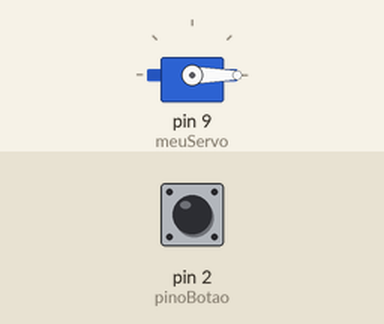
Simulated run of this sketch. Board: Arduino Uno, built with avr-gcc and run on an emulated ATmega328P. On the bench: servo. The test bench sets the inputs (shaded band); at power-on: pin 2 (pinoBotao) HIGH. What the sketch prints to the serial monitor is not drawn.

Above: at 1.2 s.
1.3 s: pin 2 (pinoBotao) pulled LOW for 0.15 s
At 2.3 s:
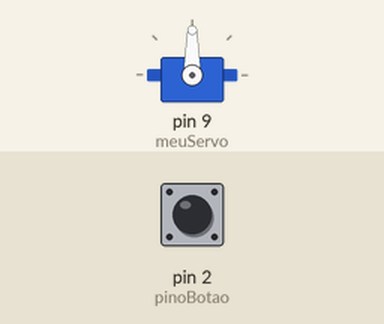
Timing chart, 0 to 7.8 s (numbered marks = the images above; inputs shaded):
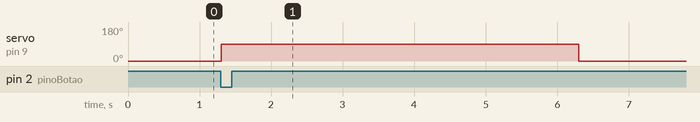

The sketch:

atv2.ino
```cpp
// Exercício 2: Sistema de cancela com botão e servo motor
// Enunciado:
// Monte um sistema utilizando um botão e um servo motor que simule a cancela de um
// estacionamento. O servo deve iniciar com ângulo em 0 graus. Ao pressionar o botão, o ângulo do
// servo deve ir para 90 graus, aguardar 5 segundos e retornar à posição inicial. No monitor serial,
// deve ser exibida a quantidade de vezes que o servo foi acionado.
// Resposta e Explicação:
// Explicação do circuito:
// - Conecte um botão momentâneo entre o pino digital 2 e o GND.
// - Use um resistor pull-up interno no código para evitar flutuação.
// - Conecte o fio de sinal do servo ao pino digital 9 (PWM).
// - Conecte o fio de alimentação do servo ao 5V e o fio de terra ao GND.
// Explicação do código:
// - Utiliza a biblioteca Servo para controlar o servo.
// - Inicializa a variável contagemAcionamentos em zero.
// - No loop, verifica se o botão foi pressionado (estado LOW com pull-up).
// - Ao detectar a pressão, incrementa contagemAcionamentos, move o servo para 90 graus, aguarda
// 5 segundos, retorna a 0 graus e exibe no Serial a contagem.
// Código Exemplo:

#include <Servo.h>
Servo meuServo;
const int pinoBotao = 2;
int contagemAcionamentos = 0;
bool estadoAnteriorBotao = HIGH;
void setup() {
meuServo.attach(9);
pinMode(pinoBotao, INPUT_PULLUP);
meuServo.write(0); // Inicia com ângulo 0 graus
Serial.begin(9600);
}
void loop() {
bool estadoAtualBotao = digitalRead(pinoBotao);
if (estadoAnteriorBotao == HIGH && estadoAtualBotao == LOW) {
// Botão pressionado
contagemAcionamentos++;
meuServo.write(90); // Abre a cancela (90 graus)
delay(5000); // Aguarda 5 segundos
meuServo.write(0); // Fecha a cancela (0 graus)
Serial.print("Cancela acionada: ");
Serial.println(contagemAcionamentos);
}
estadoAnteriorBotao = estadoAtualBotao;
delay(50); // Debounce simples
}
```

Measured:
- after the input at 1.3 s, servo on pin 9 (meuServo): 0° → 90° at once, → 0° 5.0 s later
